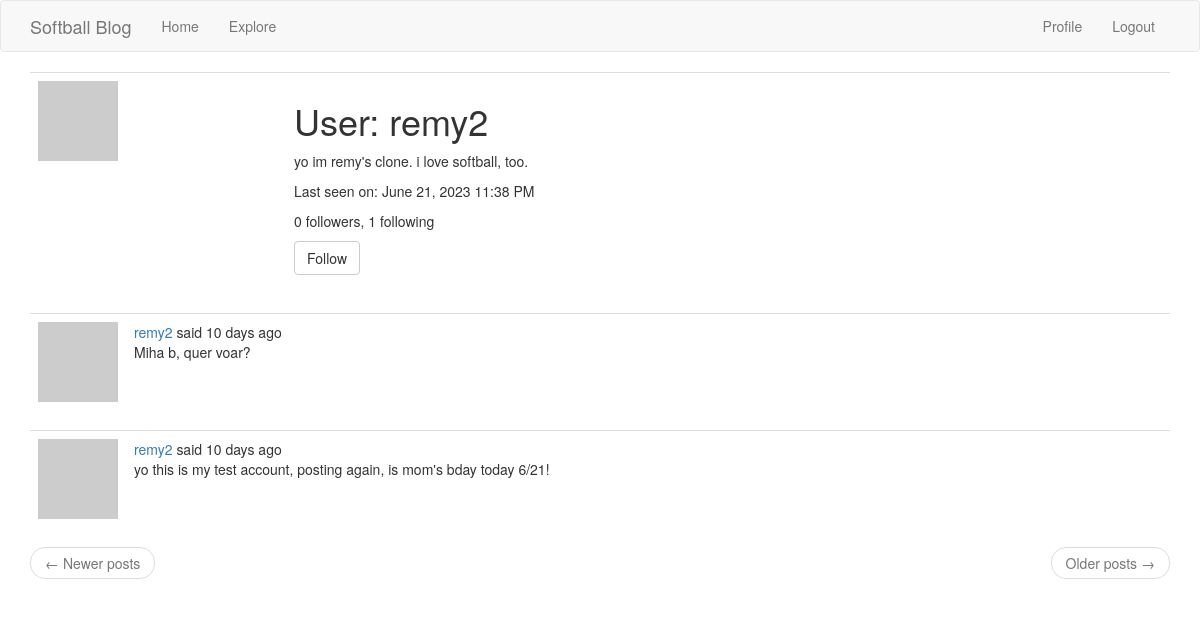
/user/remy2 (signed in), run on the app's committed database.
### app/models.py (models this page shows, shortened)
class User(UserMixin, db.Model):
    id = db.Column(db.Integer, primary_key=True)
    username = db.Column(db.String(64), index=True, unique=True)
    email = db.Column(db.String(120), index=True, unique=True)
    password_hash = db.Column(db.String(128))
    posts = db.relationship("Post", backref="author", lazy="dynamic")
    about_me = db.Column(db.String(140))
    last_seen = db.Column(db.DateTime, default=datetime.utcnow)
    followed = db.relationship(
        "User",
        secondary=followers,
        primaryjoin=(followers.c.follower_id == id),
        secondaryjoin=(followers.c.followed_id == id),
        backref=db.backref("followers", lazy="dynamic"),
        lazy="dynamic",
    )
    def is_following(self, user):
        return self.followed.filter(followers.c.followed_id == user.id).count() > 0
    def avatar(self, size):
        digest = md5(self.email.lower().encode("utf-8")).hexdigest()
        return f"https://www.gravatar.com/avatar/{digest}?d=robohash&s={size}"

class Post(db.Model):
    id = db.Column(db.Integer, primary_key=True)
    body = db.Column(db.String(140))
    timestamp = db.Column(db.DateTime, index=True, default=datetime.utcnow)
    user_id = db.Column(db.Integer, db.ForeignKey("user.id"))

### app/routes.py (the view)
@app.route("/user/<username>")
@login_required
def user(username):
    user = User.query.filter_by(username=username).first_or_404()
    page = request.args.get("page", 1, type=int)
    posts = user.posts.order_by(Post.timestamp.desc()).paginate(
        page=page, per_page=app.config["POSTS_PER_PAGE"], error_out=False
    )
    next_url = (
        url_for("user", username=user.username, page=posts.next_num)
        if posts.has_next
        else None
    )
    prev_url = (
        url_for("user", username=user.username, page=posts.prev_num)
        if posts.has_prev
        else None
    )
    form = EmptyForm()
    return render_template(
        "user.html",
        user=user,
        posts=posts.items,
        next_url=next_url,
        prev_url=prev_url,
        form=form,
    )

### app/forms.py
class EmptyForm(FlaskForm):
    submit = SubmitField("Submit")

### app/models.py (called while the page is built)
@login.user_loader
def load_user(id):
    return User.query.get(int(id))

### app/routes.py (called while the page is built)
@app.before_request
def before_request():
    if current_user.is_authenticated:
        current_user.last_seen = datetime.utcnow()
        db.session.commit()
        g.locale = str(get_locale())

### app/templates/user.html (shortened to what this page needs)
{% extends "base.html" %}
{% block app_content %}
<table class="table table-hover">
    <tr>
        <td width="256px"><img src="{{ user.avatar(256) }}"></td>
        <td>
            <h1>{{ _('User') }}: {{ user.username }}</h1>
            {% if user.about_me %}<p>{{ user.about_me }}</p>{% endif %}
            {% if user.last_seen %}
            <p>{{ _('Last seen on') }}: {{ moment(user.last_seen).format('LLL') }}</p>
            {% endif %}
            <p>{{ _('%(count)d followers', count=user.followers.count()) }}, {{ _('%(count)d following',count=user.followed.count()) }}</p>
            {% if user == current_user %}
                            <p><a href="{{ url_for('edit_profile') }}">{{ _('Edit your profile') }}</a></p>
            {% elif not current_user.is_following(user) %}
            <p>
            <form action="{{ url_for('follow', username=user.username) }}" method="post">
                {{ form.submit(value=_('Follow'), class_='btn btn-default') }}
            </form>
            </p>
            {% endif %}
        </td>
    </tr>
</table>
{% for post in posts %}
{% include '_post.html' %}
{% endfor %}
<nav aria-label="...">
    <ul class="pager">
        <li class="previous{% if not prev_url %} disabled{% endif %}">
            <a href="{{ prev_url or '#' }}">
                <span aria-hidden="true">&larr;</span> {{ _('Newer posts') }}
            </a>
        </li>
        <li class="next{% if not next_url %} disabled{% endif %}">
            <a href="{{ next_url or '#' }}">
                                    {{ _('Older posts') }} <span aria-hidden="true">&rarr;</span>
            </a>
        </li>
    </ul>
</nav>
{% endblock %}

### app/templates/_post.html (shortened to what this page needs)
<table class="table table-hover">
    <tr>
        <td width="70px">
            <a href="{{ url_for('user', username=post.author.username) }}">
                <img src="{{ post.author.avatar(70) }}" />
            </a>
        </td>
        <td>
            {{ _('%(username)s said %(when)s',
            username=user_link, when=moment(post.timestamp).fromNow()) }}
            <br>
            {{ post.body }}
        </td>
    </tr>
</table>

### data on the page
User: username "remy2", about_me "yo im remy's clone. i love softball, too.", last_seen "June 21, 2023 11:38 PM"
Post: body "Miha b, quer voar?"
Post: body "yo this is my test account, posting again, is mom's bday today 6/21!"
